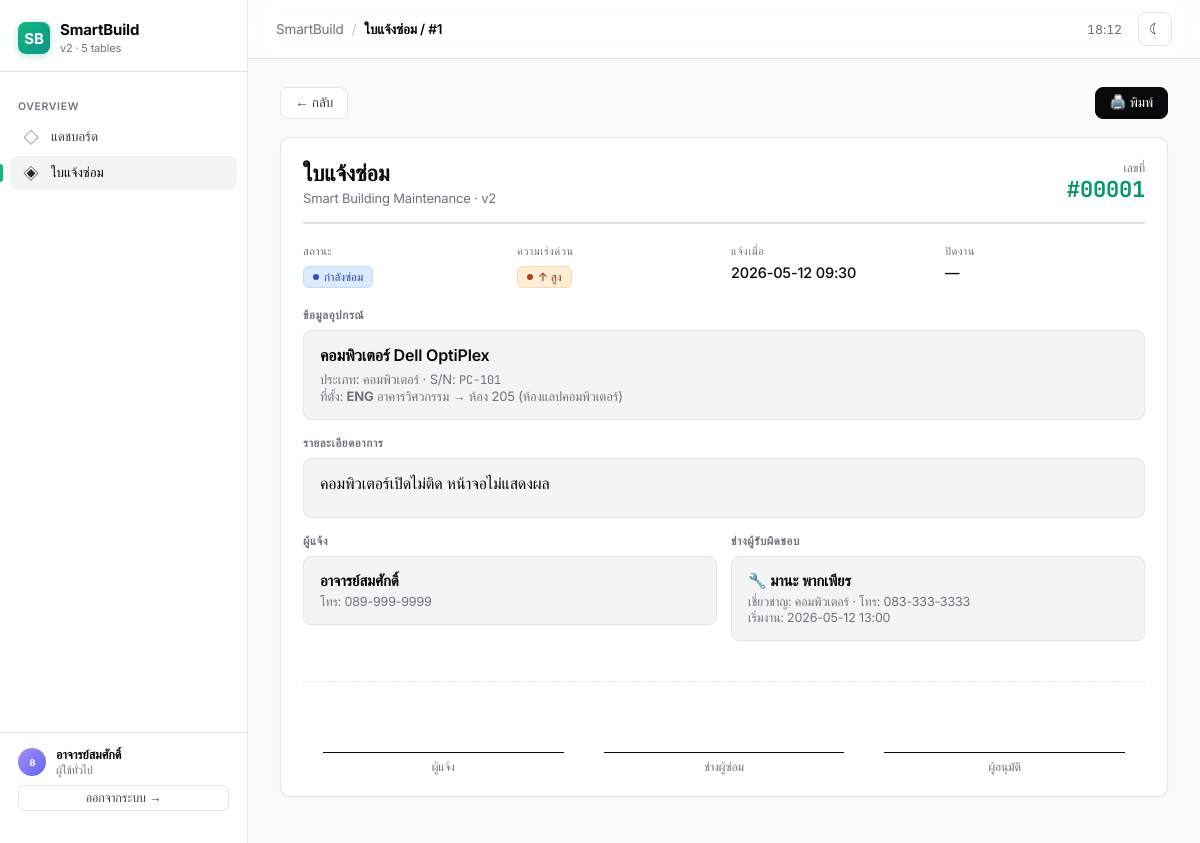
Page /repairs/1 (signed in) on the committed database.
### tables this page shows
CREATE TABLE users (
            id INTEGER PRIMARY KEY AUTOINCREMENT,
            username TEXT NOT NULL UNIQUE,
            password_hash TEXT NOT NULL,
            full_name TEXT NOT NULL,
            email TEXT,
            phone TEXT,
            role TEXT NOT NULL DEFAULT 'user',
            specialty TEXT,
            is_active INTEGER NOT NULL DEFAULT 1,
            created_at TEXT DEFAULT CURRENT_TIMESTAMP,
            last_login TEXT
        );

CREATE TABLE repairs (
            id INTEGER PRIMARY KEY AUTOINCREMENT,
            equipment_id INTEGER NOT NULL,
            reporter_id INTEGER NOT NULL,
            assignee_id INTEGER,
            description TEXT NOT NULL,
            resolution_note TEXT,
            priority TEXT NOT NULL DEFAULT 'normal',
            status TEXT NOT NULL DEFAULT 'pending',
            reported_at TEXT NOT NULL DEFAULT CURRENT_TIMESTAMP,
            started_at TEXT,
            completed_at TEXT,
            FOREIGN KEY (equipment_id) REFERENCES equipment(id) ON DELETE CASCADE,
            FOREIGN KEY (reporter_id) REFERENCES users(id) ON DELETE RESTRICT,
            FOREIGN KEY (assignee_id) REFERENCES users(id) ON DELETE SET NULL
        );

CREATE TABLE equipment (
            id INTEGER PRIMARY KEY AUTOINCREMENT,
            room_id INTEGER NOT NULL,
            name TEXT NOT NULL,
            category TEXT,
            serial_no TEXT UNIQUE,
            status TEXT DEFAULT 'active',
            installed_at TEXT,
            created_at TEXT DEFAULT CURRENT_TIMESTAMP,
            FOREIGN KEY (room_id) REFERENCES rooms(id) ON DELETE CASCADE
        );

CREATE TABLE buildings (
            id INTEGER PRIMARY KEY AUTOINCREMENT,
            code TEXT NOT NULL UNIQUE,
            name TEXT NOT NULL,
            address TEXT,
            floors INTEGER DEFAULT 1,
            created_at TEXT DEFAULT CURRENT_TIMESTAMP
        );

CREATE TABLE rooms (
            id INTEGER PRIMARY KEY AUTOINCREMENT,
            building_id INTEGER NOT NULL,
            room_number TEXT NOT NULL,
            room_type TEXT,
            floor INTEGER DEFAULT 1,
            capacity INTEGER,
            UNIQUE (building_id, room_number),
            FOREIGN KEY (building_id) REFERENCES buildings(id) ON DELETE CASCADE
        );

### app.py (the view)
@app.route("/repairs/<int:rid>")
def repairs_detail(rid):
    db = get_db()
    r = db.execute(
        """SELECT r.*, e.name AS equip_name, e.category, e.serial_no,
                  rm.room_number, rm.room_type, b.name AS building_name, b.code AS building_code,
                  rep.full_name AS reporter_name, rep.phone AS reporter_phone,
                  asg.full_name AS assignee_name, asg.phone AS assignee_phone,
                  asg.specialty AS assignee_specialty
           FROM repairs r
           JOIN equipment e ON e.id=r.equipment_id
           JOIN rooms rm ON rm.id=e.room_id
           JOIN buildings b ON b.id=rm.building_id
           JOIN users rep ON rep.id=r.reporter_id
           LEFT JOIN users asg ON asg.id=r.assignee_id
           WHERE r.id=?""",
        (rid,),
    ).fetchone()
    if not r:
        flash("ไม่พบใบแจ้งซ่อม", "error")
        return redirect(url_for("repairs"))
    return render_template("repair_detail.html", r=r)

### app.py (called while the page is built)
def get_db():
    if "db" not in g:
        g.db = sqlite3.connect(DB_PATH)
        g.db.row_factory = sqlite3.Row
        g.db.execute("PRAGMA foreign_keys = ON")
    return g.db

def current_user():
    if "user_id" not in session:
        return None
    if "_user" not in g:
        g._user = get_db().execute(
            "SELECT * FROM users WHERE id=? AND is_active=1", (session["user_id"],)
        ).fetchone()
    return g._user

@app.context_processor
def inject_globals():
    return {
        "current_user": current_user(),
        "ROLE_LABELS": ROLE_LABELS,
        "STATUS_LABELS": STATUS_LABELS,
        "PRIORITY_LABELS": PRIORITY_LABELS,
        "EQUIP_STATUS_LABELS": EQUIP_STATUS_LABELS,
    }

@app.before_request
def require_login():
    if request.endpoint in (None, "login", "static"):
        return
    if not current_user():
        return redirect(url_for("login", next=request.path))

### templates/repair_detail.html (shortened to what this page needs)
{% extends 'base.html' %}
{% block crumb %}ใบแจ้งซ่อม / #{{ r.id }}{% endblock %}
{% block content %}
<div style="display:flex;justify-content:space-between;align-items:center;margin-bottom:18px" class="no-print">
  <a href="{{ url_for('repairs') }}" class="btn btn-ghost">← กลับ</a>
  <button class="btn btn-primary" onclick="window.print()">🖨️ พิมพ์</button>
</div>
<div class="card" id="receipt">
  <div style="display:flex;justify-content:space-between;align-items:start;border-bottom:2px solid var(--border);padding-bottom:16px;margin-bottom:20px">
    <div>
      <h2 style="font-size:22px;margin-bottom:4px">ใบแจ้งซ่อม</h2>
      <div style="color:var(--muted);font-size:13px">Smart Building Maintenance · v2</div>
    </div>
    <div style="text-align:right">
      <div style="font-size:12px;color:var(--muted)">เลขที่</div>
      <div style="font-size:22px;font-weight:700;color:var(--accent-2)" class="mono">#{{ '%05d'|format(r.id) }}</div>
    </div>
  </div>
  <div style="display:grid;grid-template-columns:repeat(4,1fr);gap:14px;margin-bottom:20px" class="grid-info">
    <div>
      <div class="info-label">สถานะ</div>
      {% if r.status=='pending' %}<span class="badge badge-wait">{{ STATUS_LABELS[r.status] }}</span>
      {% elif r.status=='in_progress' %}<span class="badge badge-prog">{{ STATUS_LABELS[r.status] }}</span>
      {% elif r.status=='done' %}<span class="badge badge-done">{{ STATUS_LABELS[r.status] }}</span>
      {% else %}<span class="badge badge-cancel">{{ STATUS_LABELS[r.status] }}</span>{% endif %}
    </div>
    <div>
      <div class="info-label">ความเร่งด่วน</div>
      {% if r.priority=='urgent' %}<span class="badge badge-urgent">🔥 {{ PRIORITY_LABELS[r.priority] }}</span>
      {% elif r.priority=='high' %}<span class="badge badge-high">↑ {{ PRIORITY_LABELS[r.priority] }}</span>
      {% elif r.priority=='low' %}<span class="badge badge-low">↓ {{ PRIORITY_LABELS[r.priority] }}</span>
      {% else %}<span class="badge badge-normal">{{ PRIORITY_LABELS[r.priority] }}</span>{% endif %}
    </div>
    <div><div class="info-label">แจ้งเมื่อ</div><div class="info-value">{{ r.reported_at[:16] }}</div></div>
    <div><div class="info-label">ปิดงาน</div><div class="info-value">{{ r.completed_at[:16] if r.completed_at else '—' }}</div></div>
  </div>
  <h3 class="sect-title">ข้อมูลอุปกรณ์</h3>
  <div class="sect-box">
    <div style="font-size:16px;font-weight:600">{{ r.equip_name }}</div>
    <div style="font-size:13px;color:var(--muted);margin-top:6px">
      ประเภท: {{ r.category or '—' }} · S/N: <code>{{ r.serial_no or '—' }}</code><br>
      ที่ตั้ง: <b>{{ r.building_code }}</b> {{ r.building_name }} → ห้อง {{ r.room_number }} ({{ r.room_type or '—' }})
    </div>
  </div>
  <h3 class="sect-title">รายละเอียดอาการ</h3>
  <div class="sect-box" style="min-height:60px">{{ r.description }}</div>
  <div style="display:grid;grid-template-columns:1fr 1fr;gap:14px" class="grid-info">
    <div>
      <h3 class="sect-title">ผู้แจ้ง</h3>
      <div class="sect-box">
        <div style="font-size:15px;font-weight:600">{{ r.reporter_name }}</div>
        <div style="font-size:12.5px;color:var(--muted);margin-top:4px">โทร: {{ r.reporter_phone or '—' }}</div>
      </div>
    </div>
    <div>
      <h3 class="sect-title">ช่างผู้รับผิดชอบ</h3>
      <div class="sect-box">
        {% if r.assignee_name %}
          <div style="font-size:15px;font-weight:600">🔧 {{ r.assignee_name }}</div>
          <div style="font-size:12.5px;color:var(--muted);margin-top:4px">
            เชี่ยวชาญ: {{ r.assignee_specialty or '—' }} · โทร: {{ r.assignee_phone or '—' }}<br>
            {% if r.started_at %}เริ่มงาน: {{ r.started_at[:16] }}{% endif %}
          </div>
        {% else %}<div style="color:var(--muted)">ยังไม่ได้มอบหมาย</div>{% endif %}
      </div>
    </div>
  </div>
  <div style="display:flex;justify-content:space-between;margin-top:40px;padding-top:20px;border-top:1px dashed var(--border)">
    <div style="text-align:center;flex:1"><div style="border-top:1px solid var(--text);margin:50px 20px 6px"></div><div style="font-size:12px;color:var(--muted)">ผู้แจ้ง</div></div>
    <div style="text-align:center;flex:1"><div style="border-top:1px solid var(--text);margin:50px 20px 6px"></div><div style="font-size:12px;color:var(--muted)">ช่างผู้ซ่อม</div></div>
    <div style="text-align:center;flex:1"><div style="border-top:1px solid var(--text);margin:50px 20px 6px"></div><div style="font-size:12px;color:var(--muted)">ผู้อนุมัติ</div></div>
  </div>
</div>
{% endblock %}

### templates/base.html (shortened to what this page needs)
<!doctype html>
<html lang="th">
<head>
</head>
<body>
<aside class="sidebar" id="sidebar">
  <div class="brand">
    <div class="logo">SB</div>
    <div>
      <div class="brand-name">SmartBuild</div>
      <div class="brand-sub">v2 · 5 tables</div>
    </div>
  </div>
  <div class="nav-section">Overview</div>
  <a class="nav-link {% if request.endpoint=='index' %}active{% endif %}" href="{{ url_for('index') }}"><span class="ico">◇</span>แดชบอร์ด</a>
  <a class="nav-link {% if request.endpoint in ['repairs','repairs_detail'] %}active{% endif %}" href="{{ url_for('repairs') }}"><span class="ico">◈</span>ใบแจ้งซ่อม</a>
  <div class="sidebar-foot" style="display:flex;flex-direction:column;gap:8px">
    <div style="display:flex;align-items:center;gap:10px">
      <div class="avatar">{{ (current_user.full_name or current_user.username)[:1]|upper if current_user else '?' }}</div>
      <div style="flex:1;min-width:0">
        <div style="color:var(--text);font-weight:600;font-size:12.5px;white-space:nowrap;overflow:hidden;text-overflow:ellipsis">{{ current_user.full_name if current_user else '-' }}</div>
        <div style="font-size:11px">{{ ROLE_LABELS.get(current_user.role,'') if current_user else '' }}</div>
      </div>
    </div>
    <a href="{{ url_for('logout') }}" class="btn btn-ghost btn-sm" style="justify-content:center">ออกจากระบบ →</a>
  </div>
</aside>
<div class="main">
  <div class="topbar">
    <div style="display:flex;align-items:center;gap:12px">
      <div class="crumb"><span>SmartBuild</span><span class="crumb-sep">/</span><b>{% block crumb %}{% endblock %}</b></div>
    </div>
    <div class="topbar-right">
      <span class="clock" id="clock"></span>
      <button class="icon-btn" onclick="toggleTheme()" title="สลับธีม"><span id="themeIco">◐</span></button>
    </div>
  </div>
  <div class="content">{% block content %}{% endblock %}</div>
</div>
</body>
</html>

### templates/repair_detail.html (style rules this page uses)
.info-label { font-size:11px;color:var(--muted);text-transform:uppercase;letter-spacing:.5px;margin-bottom:6px }
.info-value { font-size:14.5px;font-weight:500 }
.sect-title { font-size:11.5px;margin-bottom:8px;color:var(--muted);text-transform:uppercase;letter-spacing:.05em;font-weight:600;margin-top:16px }
.sect-box { background:var(--bg-elev);padding:14px 16px;border-radius:8px;border:1px solid var(--border) }

### rows in the picture
users: full_name "อ", full_name "อาจารย์สมศักดิ์", role "ผู้ใช้ทั่วไป", reporter_name "อาจารย์สมศักดิ์", phone "089-999-9999"
repairs: id "1", id "00001", status "กำลังซ่อม", priority "สูง", reported_at "2026-05-12 09:30", description "คอมพิวเตอร์เปิดไม่ติด หน้าจอไม่แสดงผล", started_at "2026-05-12 13:00"
equipment: equip_name "คอมพิวเตอร์ Dell OptiPlex", category "คอมพิวเตอร์", serial_no "PC-101"
buildings: building_code "ENG", building_name "อาคารวิศวกรรม"
rooms: room_number "205", room_type "ห้องแลปคอมพิวเตอร์"
users: assignee_name "มานะ พากเพียร", specialty "คอมพิวเตอร์", phone "083-333-3333"

### other values in the picture
{{ r.completed_at[:16] if r.completed_at else '—' }} "—"
